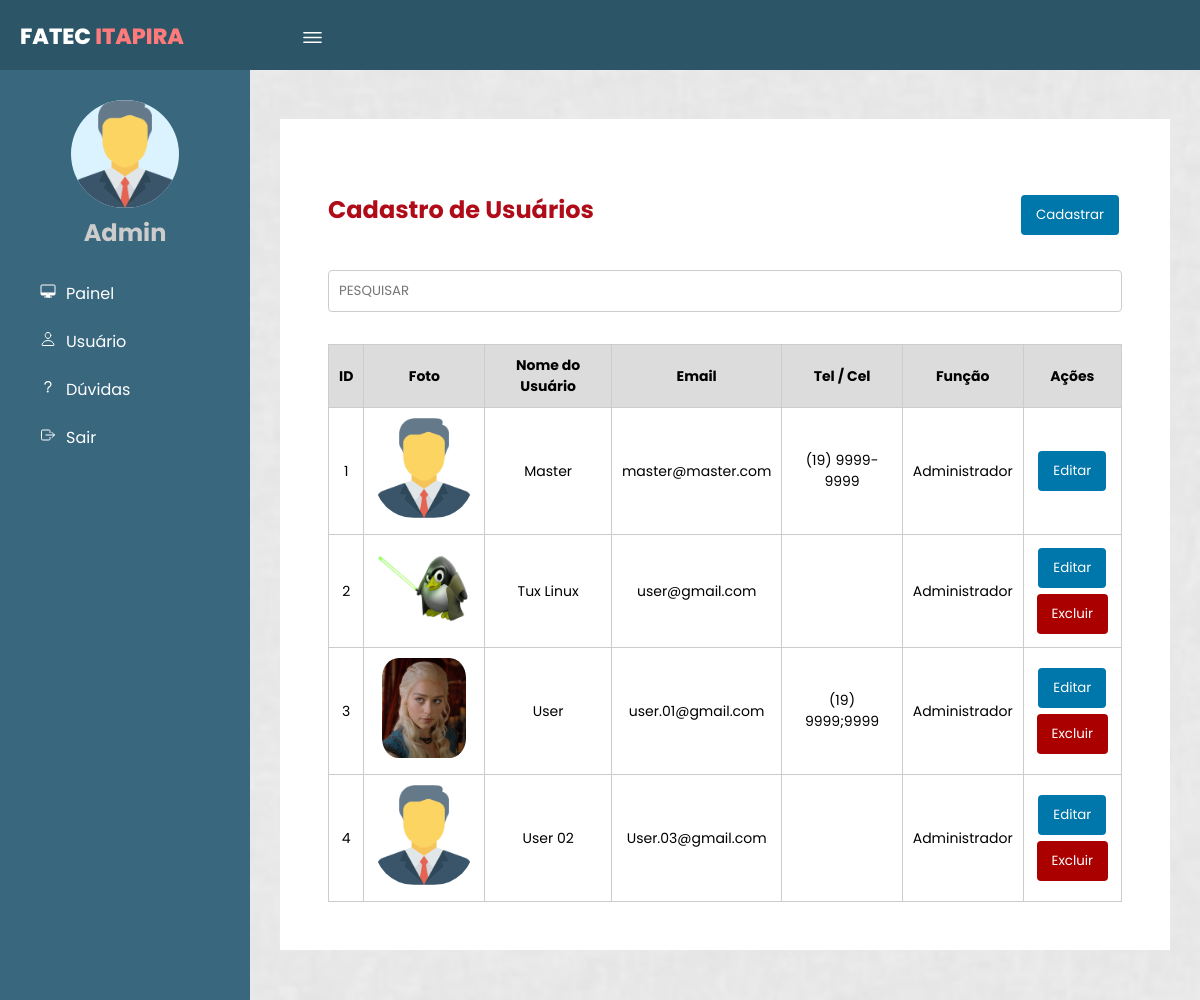
/gerenciarUsuario.php (signed in), run on an earlier commit of the app's database.
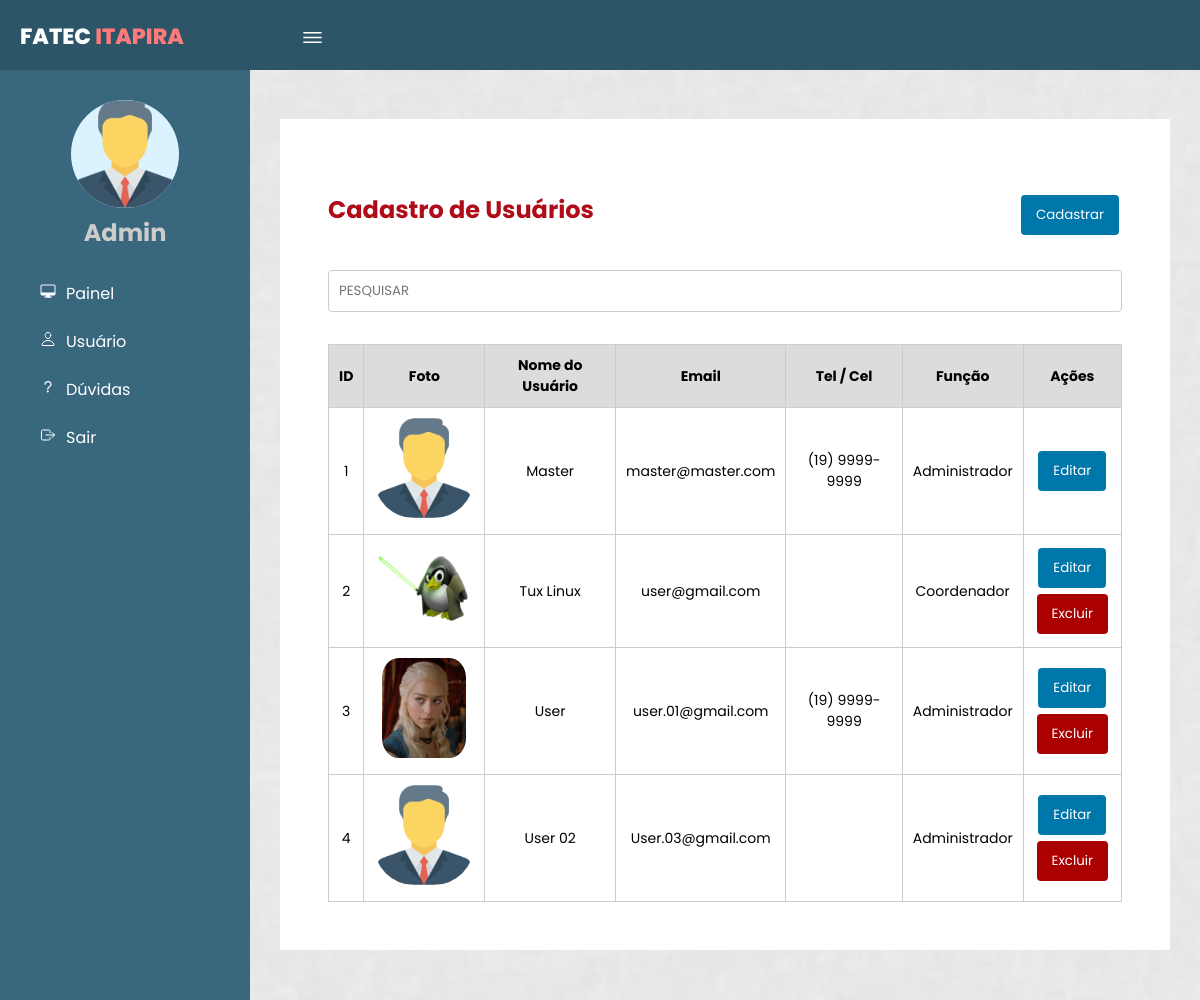
And on a later commit of the database.
### tables this page shows
CREATE TABLE `usuarios` (
  `idUsuarios` int(10) UNSIGNED NOT NULL,
  `NomeUsuario` varchar(255) NOT NULL,
  `Email` varchar(50) NOT NULL,
  `Senha` varchar(255) NOT NULL,
  `Tel_Cel` varchar(15) DEFAULT NULL,
  `Funcao` varchar(30) DEFAULT NULL,
  `NivelAcesso` int(11) NOT NULL DEFAULT 1,
  `DataCadastro` date NOT NULL,
  `DataUltimaAtualizacao` timestamp NOT NULL DEFAULT current_timestamp() ON UPDATE current_timestamp(),
  `FotoPath` varchar(255) DEFAULT NULL
);

### Class/Usuario.php (called while the page is built, shortened)
<?php
class Usuario
{
    private $conn;
    public function __construct($conn)
    {
        $this->conn = $conn;
    }
    public function listarUsuarios()
    {
        try {
            $sql = "SELECT * FROM usuarios";
            $stmt = $this->conn->query($sql);
            if ($stmt) {
                return $stmt->fetchAll(PDO::FETCH_ASSOC);
            } else {
                throw new Exception("Erro ao executar a consulta SQL");
            }
        } catch (Exception $e) {
            error_log("Erro ao listar usuários: " . $e->getMessage());
            return [];
        }
    }
}

### gerenciarUsuario.php (the view, shortened to what this page needs)
<?php
require_once 'Class/Usuario.php';
require_once 'conexao.php';
$usuario = new Usuario($conn);
$usuarios = $usuario->listarUsuarios();
?>
<!DOCTYPE html>
<html lang="pt-br">
<head>
    <link rel="stylesheet" href="css/format.css">
</head>
<body page='lista'>
    <header>
        <label for="check">
            <ion-icon name="menu-outline" id="sidebar_btn"></ion-icon>
        </label>
        <div class="left">
            <h3>Fatec <span>Itapira</span></h3>
        </div>
    </header>
    <div class="sidebar">
        <div class="center">
            <img src="icon/manager_icon_129392.png" class="image" alt="">
            <h2>Admin</h2>
        </div>
        <a href="#" onclick="vizualizar('lista', true)"><ion-icon
                name="desktop-outline"></ion-icon><span>Painel</span></a>
        <a href="gerenciarUsuario.php"><ion-icon name="person-outline"></ion-icon><span>Usuário</span></a>
        <a href="grafico.php"><ion-icon name="help-outline"></ion-icon><span>Dúvidas</span></a>
        <a href="login/sairLogin.php"><ion-icon name="exit-outline"></ion-icon><span>Sair</span></a>
    </div>
    <div class="content">
        <div id='listaRegistros'>
            <div class="titulo_ask">
                <h1>Cadastro de Usuários</h1>
                <a href="Views/cadastroUsuario.html"><button>Cadastrar</button></a>
            </div>
            <div style='display: flex;' class="filtro">
                <input style='flex:1' placeholder="PESQUISAR" autofocus id='inputPesquisa' />
            </div>
    <?php if (!empty($usuarios)): ?>
        <table>
            <tr>
                <thead>
                <th>ID</th>
                <th>Foto</th>
                <th>Nome do Usuário</th>
                <th>Email</th>
                <th>Tel / Cel</th>
                <th>Função</th>
                <th>Ações</th>
            </tr>
            <?php foreach ($usuarios as $user): ?>
                <tr>
                    <td><?php echo $user['idUsuarios']; ?></td>
                    <td><?php
                        if (!empty($user['FotoPath'])) {
                            $caminhoImagem = 'uploads/' . basename($user['FotoPath']);
                            echo '<img src="' . $caminhoImagem . '" alt="Foto do Usuário" style="max-width: 100px; max-height: 100px; border-radius: 20%;">';
                        } else {
                            echo '<img src="uploads/manager_icon_129392.png" alt="Imagem Padrão" style="max-width: 100px; max-height: 100px; border-radius: 40%;">';
                        }
                        ?>
                    </td>
                    <td><?php echo $user['NomeUsuario']; ?></td>
                    <td><?php echo $user['Email']; ?></td>
                    <td><?php echo $user['Tel_Cel']; ?></td>
                    <td><?php echo $user['Funcao']; ?></td>
                    <td>
                        <a href="Views/editarUsuario.php?id=<?php echo $user['idUsuarios']; ?>"><button>Editar</button></a>
                        <form method="post" action="Controllers/excluir_usuario.php">
                            <button style="background-color: #a00;" type="submit" <?php echo ($user['NivelAcesso'] == 0) ? 'hidden' : ''; ?>
                            onclick="return confirm('Tem certeza que deseja excluir este usuário?')">Excluir</button>
                        </form>
                    </td>
                </tr>
            <?php endforeach; ?>
        </table>
    <?php else: ?>
        <p>Nenhum usuário cadastrado.</p>
    <?php endif; ?>
        </div>
    </div>
</body>
</html>

What changed in the data, as far as the page shows it:
changed usuarios "Tux Linux": Funcao "Administrador" → "Coordenador"
changed usuarios "User": Tel_Cel "(19) 9999;9999" → "(19) 9999-9999"
